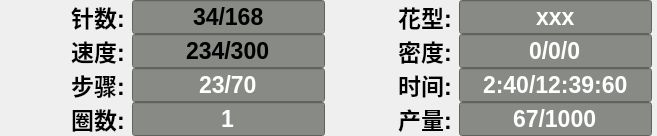
           <widget class="QWidget" name="m_wgtPara" native="true">
            <property name="styleSheet">
             <string notr="true">QLineEidt{background-color: qlineargradient(spread:pad, x1:1, y1:0, x2:0, y2:0.0170455, stop:0 rgba(0, 0, 0, 255), stop:1 rgba(255, 255, 255, 255));
color: rgb(239, 41, 41);}</string>
            </property>
            <layout class="QGridLayout" name="gridLayout_3" columnstretch="1,1,3,1,1,3">
             <property name="leftMargin">
              <number>0</number>
             </property>
             <property name="topMargin">
              <number>0</number>
             </property>
             <property name="rightMargin">
              <number>5</number>
             </property>
             <property name="bottomMargin">
              <number>0</number>
             </property>
             <property name="horizontalSpacing">
              <number>2</number>
             </property>
             <property name="verticalSpacing">
              <number>0</number>
             </property>
             <item row="0" column="0">
              <widget class="QPushButton" name="pushButton">
               <property name="enabled">
                <bool>true</bool>
               </property>
               <property name="text">
                <string/>
               </property>
               <property name="icon">
                <iconset resource="style.qrc">
                 <normaloff>:/image/nedle.png</normaloff>:/image/nedle.png</iconset>
               </property>
               <property name="iconSize">
                <size>
                 <width>35</width>
                 <height>35</height>
                </size>
               </property>
               <property name="autoDefault">
                <bool>false</bool>
               </property>
               <property name="default">
                <bool>false</bool>
               </property>
               <property name="flat">
                <bool>true</bool>
               </property>
              </widget>
             </item>
             <item row="0" column="1">
              <widget class="QLabel" name="label_2">
               <property name="enabled">
                <bool>true</bool>
               </property>
               <property name="font">
                <font>
                 <pointsize>17</pointsize>
                 <weight>75</weight>
                 <bold>true</bold>
                </font>
               </property>
               <property name="styleSheet">
                <string notr="true"/>
               </property>
               <property name="text">
                <string>针数:</string>
               </property>
               <property name="alignment">
                <set>Qt::AlignCenter</set>
               </property>
              </widget>
             </item>
             <item row="0" column="2">
              <widget class="QLineEdit" name="m_edtNeedle">
               <property name="enabled">
                <bool>true</bool>
               </property>
               <property name="minimumSize">
                <size>
                 <width>0</width>
                 <height>0</height>
                </size>
               </property>
               <property name="font">
                <font>
                 <pointsize>17</pointsize>
                 <weight>75</weight>
                 <bold>true</bold>
                </font>
               </property>
               <property name="styleSheet">
                <string notr="true">background-color: rgb(136, 138, 133);
</string>
               </property>
               <property name="text">
                <string>34/168</string>
               </property>
               <property name="alignment">
                <set>Qt::AlignCenter</set>
               </property>
               <property name="readOnly">
                <bool>true</bool>
               </property>
              </widget>
             </item>
             <item row="0" column="3">
              <widget class="QPushButton" name="pushButton_33">
               <property name="text">
                <string/>
               </property>
               <property name="icon">
                <iconset resource="style.qrc">
                 <normaloff>:/image/decorativePattern.png</normaloff>:/image/decorativePattern.png</iconset>
               </property>
               <property name="iconSize">
                <size>
                 <width>35</width>
                 <height>35</height>
                </size>
               </property>
               <property name="flat">
                <bool>true</bool>
               </property>
              </widget>
             </item>
             <item row="0" column="4">
              <widget class="QLabel" name="label_9">
               <property name="font">
                <font>
                 <pointsize>17</pointsize>
                 <weight>75</weight>
                 <bold>true</bold>
                </font>
               </property>
               <property name="styleSheet">
                <string notr="true"/>
               </property>
               <property name="text">
                <string>花型:</string>
               </property>
               <property name="alignment">
                <set>Qt::AlignCenter</set>
               </property>
              </widget>
             </item>
             <item row="0" column="5">
              <widget class="QLineEdit" name="m_edtPattern">
               <property name="font">
                <font>
                 <pointsize>17</pointsize>
                 <weight>75</weight>
                 <bold>true</bold>
                </font>
               </property>
               <property name="styleSheet">
                <string notr="true">background-color: rgb(136, 138, 133);
color: #ffffff;</string>
               </property>
               <property name="text">
                <string>xxx</string>
               </property>
               <property name="alignment">
                <set>Qt::AlignCenter</set>
               </property>
               <property name="readOnly">
                <bool>true</bool>
               </property>
              </widget>
             </item>
             <item row="1" column="0">
              <widget class="QPushButton" name="pushButton_26">
               <property name="enabled">
                <bool>true</bool>
               </property>
               <property name="text">
                <string/>
               </property>
               <property name="icon">
                <iconset resource="style.qrc">
                 <normaloff>:/image/speed.png</normaloff>:/image/speed.png</iconset>
               </property>
               <property name="iconSize">
                <size>
                 <width>35</width>
                 <height>35</height>
                </size>
               </property>
               <property name="default">
                <bool>false</bool>
               </property>
               <property name="flat">
                <bool>true</bool>
               </property>
              </widget>
             </item>
             <item row="1" column="1">
              <widget class="QLabel" name="label_3">
               <property name="font">
                <font>
                 <pointsize>17</pointsize>
                 <weight>75</weight>
                 <bold>true</bold>
                </font>
               </property>
               <property name="styleSheet">
                <string notr="true"/>
               </property>
               <property name="text">
                <string>速度:</string>
               </property>
               <property name="alignment">
                <set>Qt::AlignCenter</set>
               </property>
              </widget>
             </item>
             <item row="1" column="2">
              <widget class="QLineEdit" name="m_edtSpeed">
               <property name="font">
                <font>
                 <pointsize>17</pointsize>
                 <weight>75</weight>
                 <bold>true</bold>
                </font>
               </property>
               <property name="styleSheet">
                <string notr="true">background-color: rgb(136, 138, 133);</string>
               </property>
               <property name="text">
                <string>234/300</string>
               </property>
               <property name="alignment">
                <set>Qt::AlignCenter</set>
               </property>
               <property name="readOnly">
                <bool>true</bool>
               </property>
              </widget>
             </item>
             <item row="2" column="0">
              <widget class="QPushButton" name="pushButton_19">
               <property name="text">
                <string/>
               </property>
               <property name="icon">
                <iconset resource="style.qrc">
                 <normaloff>:/image/step.png</normaloff>:/image/step.png</iconset>
               </property>
               <property name="iconSize">
                <size>
                 <width>35</width>
                 <height>35</height>
                </size>
               </property>
               <property name="flat">
                <bool>true</bool>
               </property>
              </widget>
             </item>
             <item row="2" column="1">
              <widget class="QLabel" name="label_4">
               <property name="font">
                <font>
                 <pointsize>17</pointsize>
                 <weight>75</weight>
                 <bold>true</bold>
                </font>
               </property>
               <property name="styleSheet">
                <string notr="true"/>
               </property>
               <property name="text">
                <string>步骤:</string>
               </property>
               <property name="alignment">
                <set>Qt::AlignCenter</set>
               </property>
              </widget>
             </item>
             <item row="2" column="2">
              <widget class="QLineEdit" name="m_edtStep">
               <property name="font">
                <font>
                 <pointsize>17</pointsize>
                 <weight>75</weight>
                 <bold>true</bold>
                </font>
               </property>
               <property name="styleSheet">
                <string notr="true">background-color: rgb(136, 138, 133);
color: #ffffff;</string>
               </property>
               <property name="text">
                <string>23/70</string>
               </property>
               <property name="alignment">
                <set>Qt::AlignCenter</set>
               </property>
               <property name="readOnly">
                <bool>true</bool>
               </property>
              </widget>
             </item>
             <item row="2" column="3">
              <widget class="QPushButton" name="pushButton_34">
               <property name="text">
                <string/>
               </property>
               <property name="icon">
                <iconset resource="style.qrc">
                 <normaloff>:/image/time.png</normaloff>:/image/time.png</iconset>
               </property>
               <property name="iconSize">
                <size>
                 <width>35</width>
                 <height>35</height>
                </size>
               </property>
               <property name="flat">
                <bool>true</bool>
               </property>
              </widget>
             </item>
             <item row="2" column="4">
              <widget class="QLabel" name="label_12">
               <property name="font">
                <font>
                 <pointsize>17</pointsize>
                 <weight>75</weight>
                 <bold>true</bold>
                </font>
               </property>
               <property name="styleSheet">
                <string notr="true"/>
               </property>
               <property name="text">
                <string>时间:</string>
               </property>
               <property name="alignment">
                <set>Qt::AlignCenter</set>
               </property>
              </widget>
             </item>
             <item row="2" column="5">
              <widget class="QLineEdit" name="lineEdit_9">
               <property name="font">
                <font>
                 <pointsize>17</pointsize>
                 <weight>75</weight>
                 <bold>true</bold>
                </font>
               </property>
               <property name="styleSheet">
                <string notr="true">background-color: rgb(136, 138, 133);
color: #ffffff;</string>
               </property>
               <property name="text">
                <string>2:40/12:39:60</string>
               </property>
               <property name="alignment">
                <set>Qt::AlignCenter</set>
               </property>
               <property name="readOnly">
                <bool>true</bool>
               </property>
              </widget>
             </item>
             <item row="3" column="0">
              <widget class="QPushButton" name="pushButton_27">
               <property name="text">
                <string/>
               </property>
               <property name="icon">
                <iconset resource="style.qrc">
                 <normaloff>:/image/round.png</normaloff>:/image/round.png</iconset>
               </property>
               <property name="iconSize">
                <size>
                 <width>35</width>
                 <height>35</height>
                </size>
               </property>
               <property name="flat">
                <bool>true</bool>
               </property>
              </widget>
             </item>
             <item row="3" column="1">
              <widget class="QLabel" name="label_7">
               <property name="font">
                <font>
                 <pointsize>17</pointsize>
                 <weight>75</weight>
                 <bold>true</bold>
                </font>
               </property>
               <property name="styleSheet">
                <string notr="true"/>
               </property>
               <property name="text">
                <string>圈数:</string>
               </property>
               <property name="alignment">
                <set>Qt::AlignCenter</set>
               </property>
              </widget>
             </item>
             <item row="3" column="2">
              <widget class="QLineEdit" name="m_edtCircle">
               <property name="font">
                <font>
                 <pointsize>17</pointsize>
                 <weight>75</weight>
                 <bold>true</bold>
                </font>
               </property>
               <property name="styleSheet">
                <string notr="true">background-color: rgb(136, 138, 133);
color: #ffffff;</string>
               </property>
               <property name="text">
                <string>1</string>
               </property>
               <property name="alignment">
                <set>Qt::AlignCenter</set>
               </property>
               <property name="readOnly">
                <bool>true</bool>
               </property>
              </widget>
             </item>
             <item row="3" column="3">
              <widget class="QPushButton" name="pushButton_35">
               <property name="text">
                <string/>
               </property>
               <property name="icon">
                <iconset resource="style.qrc">
                 <normaloff>:/image/calculator.png</normaloff>:/image/calculator.png</iconset>
               </property>
               <property name="iconSize">
                <size>
                 <width>35</width>
                 <height>35</height>
                </size>
               </property>
               <property name="flat">
                <bool>true</bool>
               </property>
              </widget>
             </item>
             <item row="3" column="4">
              <widget class="QLabel" name="label_10">
               <property name="font">
                <font>
                 <pointsize>17</pointsize>
                 <weight>75</weight>
                 <bold>true</bold>
                </font>
               </property>
               <property name="styleSheet">
                <string notr="true"/>
               </property>
               <property name="text">
                <string>产量:</string>
               </property>
               <property name="alignment">
                <set>Qt::AlignCenter</set>
               </property>
              </widget>
             </item>
             <item row="3" column="5">
              <widget class="QLineEdit" name="m_edtOutput">
               <property name="font">
                <font>
                 <pointsize>17</pointsize>
                 <weight>75</weight>
                 <bold>true</bold>
                </font>
               </property>
               <property name="styleSheet">
                <string notr="true">background-color: rgb(136, 138, 133);
color: #ffffff;</string>
               </property>
               <property name="text">
                <string>67/1000</string>
               </property>
               <property name="alignment">
                <set>Qt::AlignCenter</set>
               </property>
               <property name="readOnly">
                <bool>true</bool>
               </property>
              </widget>
             </item>
             <item row="1" column="3">
              <widget class="QPushButton" name="pushButton_32">
               <property name="text">
                <string/>
               </property>
               <property name="icon">
                <iconset resource="style.qrc">
                 <normaloff>:/image/moto.png</normaloff>:/image/moto.png</iconset>
               </property>
               <property name="iconSize">
                <size>
                 <width>35</width>
                 <height>35</height>
                </size>
               </property>
               <property name="flat">
                <bool>true</bool>
               </property>
              </widget>
             </item>
             <item row="1" column="4">
              <widget class="QLabel" name="label_8">
               <property name="font">
                <font>
                 <pointsize>17</pointsize>
                 <weight>75</weight>
                 <bold>true</bold>
                </font>
               </property>
               <property name="styleSheet">
                <string notr="true"/>
               </property>
               <property name="text">
                <string>密度:</string>
               </property>
               <property name="alignment">
                <set>Qt::AlignCenter</set>
               </property>
              </widget>
             </item>
             <item row="1" column="5">
              <widget class="QLineEdit" name="lineEdit_3">
               <property name="font">
                <font>
                 <pointsize>17</pointsize>
                 <weight>75</weight>
                 <bold>true</bold>
                </font>
               </property>
               <property name="styleSheet">
                <string notr="true">background-color: rgb(136, 138, 133);
color: #ffffff;</string>
               </property>
               <property name="text">
                <string>0/0/0</string>
               </property>
               <property name="alignment">
                <set>Qt::AlignCenter</set>
               </property>
               <property name="readOnly">
                <bool>true</bool>
               </property>
              </widget>
             </item>
            </layout>
           </widget>
